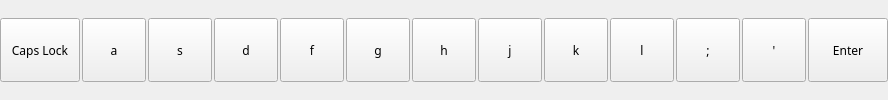
                    <widget class="QWidget" name="row2_2" native="true">
                     <property name="sizePolicy">
                      <sizepolicy hsizetype="Minimum" vsizetype="Minimum">
                       <horstretch>0</horstretch>
                       <verstretch>0</verstretch>
                      </sizepolicy>
                     </property>
                     <property name="minimumSize">
                      <size>
                       <width>0</width>
                       <height>0</height>
                      </size>
                     </property>
                     <layout class="QHBoxLayout" name="horizontalLayout_21">
                      <property name="spacing">
                       <number>2</number>
                      </property>
                      <property name="leftMargin">
                       <number>0</number>
                      </property>
                      <property name="topMargin">
                       <number>0</number>
                      </property>
                      <property name="rightMargin">
                       <number>0</number>
                      </property>
                      <property name="bottomMargin">
                       <number>0</number>
                      </property>
                      <item>
                       <widget class="QPushButton" name="btn_capslk">
                        <property name="sizePolicy">
                         <sizepolicy hsizetype="Fixed" vsizetype="Minimum">
                          <horstretch>0</horstretch>
                          <verstretch>0</verstretch>
                         </sizepolicy>
                        </property>
                        <property name="minimumSize">
                         <size>
                          <width>64</width>
                          <height>64</height>
                         </size>
                        </property>
                        <property name="maximumSize">
                         <size>
                          <width>116</width>
                          <height>64</height>
                         </size>
                        </property>
                        <property name="font">
                         <font>
                          <family>TF2 Build</family>
                          <italic>false</italic>
                          <bold>false</bold>
                          <stylestrategy>PreferDefault</stylestrategy>
                         </font>
                        </property>
                        <property name="cursor">
                         <cursorShape>PointingHandCursor</cursorShape>
                        </property>
                        <property name="text">
                         <string>Caps Lock</string>
                        </property>
                        <property name="autoRepeat">
                         <bool>false</bool>
                        </property>
                        <attribute name="buttonGroup">
                         <string notr="true">keybButtons</string>
                        </attribute>
                       </widget>
                      </item>
                      <item>
                       <widget class="QPushButton" name="btn_a">
                        <property name="sizePolicy">
                         <sizepolicy hsizetype="Fixed" vsizetype="Minimum">
                          <horstretch>0</horstretch>
                          <verstretch>0</verstretch>
                         </sizepolicy>
                        </property>
                        <property name="minimumSize">
                         <size>
                          <width>64</width>
                          <height>64</height>
                         </size>
                        </property>
                        <property name="maximumSize">
                         <size>
                          <width>64</width>
                          <height>64</height>
                         </size>
                        </property>
                        <property name="font">
                         <font>
                          <family>TF2 Build</family>
                          <italic>false</italic>
                          <bold>false</bold>
                          <stylestrategy>PreferDefault</stylestrategy>
                         </font>
                        </property>
                        <property name="cursor">
                         <cursorShape>PointingHandCursor</cursorShape>
                        </property>
                        <property name="text">
                         <string>a</string>
                        </property>
                        <property name="autoRepeat">
                         <bool>false</bool>
                        </property>
                        <attribute name="buttonGroup">
                         <string notr="true">keybButtons</string>
                        </attribute>
                       </widget>
                      </item>
                      <item>
                       <widget class="QPushButton" name="btn_s">
                        <property name="sizePolicy">
                         <sizepolicy hsizetype="Fixed" vsizetype="Minimum">
                          <horstretch>0</horstretch>
                          <verstretch>0</verstretch>
                         </sizepolicy>
                        </property>
                        <property name="minimumSize">
                         <size>
                          <width>64</width>
                          <height>64</height>
                         </size>
                        </property>
                        <property name="maximumSize">
                         <size>
                          <width>64</width>
                          <height>64</height>
                         </size>
                        </property>
                        <property name="font">
                         <font>
                          <family>TF2 Build</family>
                          <italic>false</italic>
                          <bold>false</bold>
                          <stylestrategy>PreferDefault</stylestrategy>
                         </font>
                        </property>
                        <property name="cursor">
                         <cursorShape>PointingHandCursor</cursorShape>
                        </property>
                        <property name="text">
                         <string>s</string>
                        </property>
                        <property name="autoRepeat">
                         <bool>false</bool>
                        </property>
                        <attribute name="buttonGroup">
                         <string notr="true">keybButtons</string>
                        </attribute>
                       </widget>
                      </item>
                      <item>
                       <widget class="QPushButton" name="btn_d">
                        <property name="sizePolicy">
                         <sizepolicy hsizetype="Fixed" vsizetype="Minimum">
                          <horstretch>0</horstretch>
                          <verstretch>0</verstretch>
                         </sizepolicy>
                        </property>
                        <property name="minimumSize">
                         <size>
                          <width>64</width>
                          <height>64</height>
                         </size>
                        </property>
                        <property name="maximumSize">
                         <size>
                          <width>64</width>
                          <height>64</height>
                         </size>
                        </property>
                        <property name="font">
                         <font>
                          <family>TF2 Build</family>
                          <italic>false</italic>
                          <bold>false</bold>
                          <stylestrategy>PreferDefault</stylestrategy>
                         </font>
                        </property>
                        <property name="cursor">
                         <cursorShape>PointingHandCursor</cursorShape>
                        </property>
                        <property name="text">
                         <string>d</string>
                        </property>
                        <property name="autoRepeat">
                         <bool>false</bool>
                        </property>
                        <property name="autoDefault">
                         <bool>false</bool>
                        </property>
                        <property name="default">
                         <bool>false</bool>
                        </property>
                        <property name="flat">
                         <bool>false</bool>
                        </property>
                        <attribute name="buttonGroup">
                         <string notr="true">keybButtons</string>
                        </attribute>
                       </widget>
                      </item>
                      <item>
                       <widget class="QPushButton" name="btn_f">
                        <property name="sizePolicy">
                         <sizepolicy hsizetype="Fixed" vsizetype="Minimum">
                          <horstretch>0</horstretch>
                          <verstretch>0</verstretch>
                         </sizepolicy>
                        </property>
                        <property name="minimumSize">
                         <size>
                          <width>64</width>
                          <height>64</height>
                         </size>
                        </property>
                        <property name="maximumSize">
                         <size>
                          <width>64</width>
                          <height>64</height>
                         </size>
                        </property>
                        <property name="font">
                         <font>
                          <family>TF2 Build</family>
                          <italic>false</italic>
                          <bold>false</bold>
                          <stylestrategy>PreferDefault</stylestrategy>
                         </font>
                        </property>
                        <property name="cursor">
                         <cursorShape>PointingHandCursor</cursorShape>
                        </property>
                        <property name="text">
                         <string>f</string>
                        </property>
                        <property name="autoRepeat">
                         <bool>false</bool>
                        </property>
                        <property name="autoDefault">
                         <bool>false</bool>
                        </property>
                        <property name="default">
                         <bool>false</bool>
                        </property>
                        <property name="flat">
                         <bool>false</bool>
                        </property>
                        <attribute name="buttonGroup">
                         <string notr="true">keybButtons</string>
                        </attribute>
                       </widget>
                      </item>
                      <item>
                       <widget class="QPushButton" name="btn_g">
                        <property name="sizePolicy">
                         <sizepolicy hsizetype="Fixed" vsizetype="Minimum">
                          <horstretch>0</horstretch>
                          <verstretch>0</verstretch>
                         </sizepolicy>
                        </property>
                        <property name="minimumSize">
                         <size>
                          <width>64</width>
                          <height>64</height>
                         </size>
                        </property>
                        <property name="maximumSize">
                         <size>
                          <width>64</width>
                          <height>64</height>
                         </size>
                        </property>
                        <property name="font">
                         <font>
                          <family>TF2 Build</family>
                          <italic>false</italic>
                          <bold>false</bold>
                          <stylestrategy>PreferDefault</stylestrategy>
                         </font>
                        </property>
                        <property name="cursor">
                         <cursorShape>PointingHandCursor</cursorShape>
                        </property>
                        <property name="text">
                         <string>g</string>
                        </property>
                        <property name="autoRepeat">
                         <bool>false</bool>
                        </property>
                        <property name="autoDefault">
                         <bool>false</bool>
                        </property>
                        <property name="default">
                         <bool>false</bool>
                        </property>
                        <property name="flat">
                         <bool>false</bool>
                        </property>
                        <attribute name="buttonGroup">
                         <string notr="true">keybButtons</string>
                        </attribute>
                       </widget>
                      </item>
                      <item>
                       <widget class="QPushButton" name="btn_h">
                        <property name="sizePolicy">
                         <sizepolicy hsizetype="Fixed" vsizetype="Minimum">
                          <horstretch>0</horstretch>
                          <verstretch>0</verstretch>
                         </sizepolicy>
                        </property>
                        <property name="minimumSize">
                         <size>
                          <width>64</width>
                          <height>64</height>
                         </size>
                        </property>
                        <property name="maximumSize">
                         <size>
                          <width>64</width>
                          <height>64</height>
                         </size>
                        </property>
                        <property name="font">
                         <font>
                          <family>TF2 Build</family>
                          <italic>false</italic>
                          <bold>false</bold>
                          <stylestrategy>PreferDefault</stylestrategy>
                         </font>
                        </property>
                        <property name="cursor">
                         <cursorShape>PointingHandCursor</cursorShape>
                        </property>
                        <property name="text">
                         <string>h</string>
                        </property>
                        <property name="autoRepeat">
                         <bool>false</bool>
                        </property>
                        <attribute name="buttonGroup">
                         <string notr="true">keybButtons</string>
                        </attribute>
                       </widget>
                      </item>
                      <item>
                       <widget class="QPushButton" name="btn_j">
                        <property name="sizePolicy">
                         <sizepolicy hsizetype="Fixed" vsizetype="Minimum">
                          <horstretch>0</horstretch>
                          <verstretch>0</verstretch>
                         </sizepolicy>
                        </property>
                        <property name="minimumSize">
                         <size>
                          <width>64</width>
                          <height>64</height>
                         </size>
                        </property>
                        <property name="maximumSize">
                         <size>
                          <width>64</width>
                          <height>64</height>
                         </size>
                        </property>
                        <property name="font">
                         <font>
                          <family>TF2 Build</family>
                          <italic>false</italic>
                          <bold>false</bold>
                          <stylestrategy>PreferDefault</stylestrategy>
                         </font>
                        </property>
                        <property name="cursor">
                         <cursorShape>PointingHandCursor</cursorShape>
                        </property>
                        <property name="text">
                         <string>j</string>
                        </property>
                        <property name="autoRepeat">
                         <bool>false</bool>
                        </property>
                        <attribute name="buttonGroup">
                         <string notr="true">keybButtons</string>
                        </attribute>
                       </widget>
                      </item>
                      <item>
                       <widget class="QPushButton" name="btn_k">
                        <property name="sizePolicy">
                         <sizepolicy hsizetype="Fixed" vsizetype="Minimum">
                          <horstretch>0</horstretch>
                          <verstretch>0</verstretch>
                         </sizepolicy>
                        </property>
                        <property name="minimumSize">
                         <size>
                          <width>64</width>
                          <height>64</height>
                         </size>
                        </property>
                        <property name="maximumSize">
                         <size>
                          <width>64</width>
                          <height>64</height>
                         </size>
                        </property>
                        <property name="font">
                         <font>
                          <family>TF2 Build</family>
                          <italic>false</italic>
                          <bold>false</bold>
                          <stylestrategy>PreferDefault</stylestrategy>
                         </font>
                        </property>
                        <property name="cursor">
                         <cursorShape>PointingHandCursor</cursorShape>
                        </property>
                        <property name="text">
                         <string>k</string>
                        </property>
                        <property name="autoRepeat">
                         <bool>false</bool>
                        </property>
                        <property name="autoDefault">
                         <bool>false</bool>
                        </property>
                        <property name="default">
                         <bool>false</bool>
                        </property>
                        <property name="flat">
                         <bool>false</bool>
                        </property>
                        <attribute name="buttonGroup">
                         <string notr="true">keybButtons</string>
                        </attribute>
                       </widget>
                      </item>
                      <item>
                       <widget class="QPushButton" name="btn_l">
                        <property name="sizePolicy">
                         <sizepolicy hsizetype="Fixed" vsizetype="Minimum">
                          <horstretch>0</horstretch>
                          <verstretch>0</verstretch>
                         </sizepolicy>
                        </property>
                        <property name="minimumSize">
                         <size>
                          <width>64</width>
                          <height>64</height>
                         </size>
                        </property>
                        <property name="maximumSize">
                         <size>
                          <width>64</width>
                          <height>64</height>
                         </size>
                        </property>
                        <property name="font">
                         <font>
                          <family>TF2 Build</family>
                          <italic>false</italic>
                          <bold>false</bold>
                          <stylestrategy>PreferDefault</stylestrategy>
                         </font>
                        </property>
                        <property name="cursor">
                         <cursorShape>PointingHandCursor</cursorShape>
                        </property>
                        <property name="text">
                         <string>l</string>
                        </property>
                        <property name="autoRepeat">
                         <bool>false</bool>
                        </property>
                        <attribute name="buttonGroup">
                         <string notr="true">keybButtons</string>
                        </attribute>
                       </widget>
                      </item>
                      <item>
                       <widget class="QPushButton" name="btn_semi">
                        <property name="sizePolicy">
                         <sizepolicy hsizetype="Fixed" vsizetype="Minimum">
                          <horstretch>0</horstretch>
                          <verstretch>0</verstretch>
                         </sizepolicy>
                        </property>
                        <property name="minimumSize">
                         <size>
                          <width>64</width>
                          <height>64</height>
                         </size>
                        </property>
                        <property name="maximumSize">
                         <size>
                          <width>64</width>
                          <height>64</height>
                         </size>
                        </property>
                        <property name="font">
                         <font>
                          <family>TF2 Build</family>
                          <italic>false</italic>
                          <bold>false</bold>
                          <stylestrategy>PreferDefault</stylestrategy>
                         </font>
                        </property>
                        <property name="cursor">
                         <cursorShape>PointingHandCursor</cursorShape>
                        </property>
                        <property name="text">
                         <string>;</string>
                        </property>
                        <property name="autoRepeat">
                         <bool>false</bool>
                        </property>
                        <attribute name="buttonGroup">
                         <string notr="true">keybButtons</string>
                        </attribute>
                       </widget>
                      </item>
                      <item>
                       <widget class="QPushButton" name="btn_apos">
                        <property name="sizePolicy">
                         <sizepolicy hsizetype="Fixed" vsizetype="Minimum">
                          <horstretch>0</horstretch>
                          <verstretch>0</verstretch>
                         </sizepolicy>
                        </property>
                        <property name="minimumSize">
                         <size>
                          <width>64</width>
                          <height>64</height>
                         </size>
                        </property>
                        <property name="maximumSize">
                         <size>
                          <width>64</width>
                          <height>64</height>
                         </size>
                        </property>
                        <property name="font">
                         <font>
                          <family>TF2 Build</family>
                          <italic>false</italic>
                          <bold>false</bold>
                          <stylestrategy>PreferDefault</stylestrategy>
                         </font>
                        </property>
                        <property name="cursor">
                         <cursorShape>PointingHandCursor</cursorShape>
                        </property>
                        <property name="text">
                         <string>'</string>
                        </property>
                        <property name="autoRepeat">
                         <bool>false</bool>
                        </property>
                        <attribute name="buttonGroup">
                         <string notr="true">keybButtons</string>
                        </attribute>
                       </widget>
                      </item>
                      <item>
                       <widget class="QPushButton" name="btn_enter">
                        <property name="sizePolicy">
                         <sizepolicy hsizetype="Fixed" vsizetype="Minimum">
                          <horstretch>0</horstretch>
                          <verstretch>0</verstretch>
                         </sizepolicy>
                        </property>
                        <property name="minimumSize">
                         <size>
                          <width>64</width>
                          <height>64</height>
                         </size>
                        </property>
                        <property name="maximumSize">
                         <size>
                          <width>144</width>
                          <height>64</height>
                         </size>
                        </property>
                        <property name="font">
                         <font>
                          <family>TF2 Build</family>
                          <italic>false</italic>
                          <bold>false</bold>
                          <stylestrategy>PreferDefault</stylestrategy>
                         </font>
                        </property>
                        <property name="cursor">
                         <cursorShape>PointingHandCursor</cursorShape>
                        </property>
                        <property name="text">
                         <string>Enter</string>
                        </property>
                        <property name="autoRepeat">
                         <bool>false</bool>
                        </property>
                        <attribute name="buttonGroup">
                         <string notr="true">keybButtons</string>
                        </attribute>
                       </widget>
                      </item>
                     </layout>
                    </widget>
